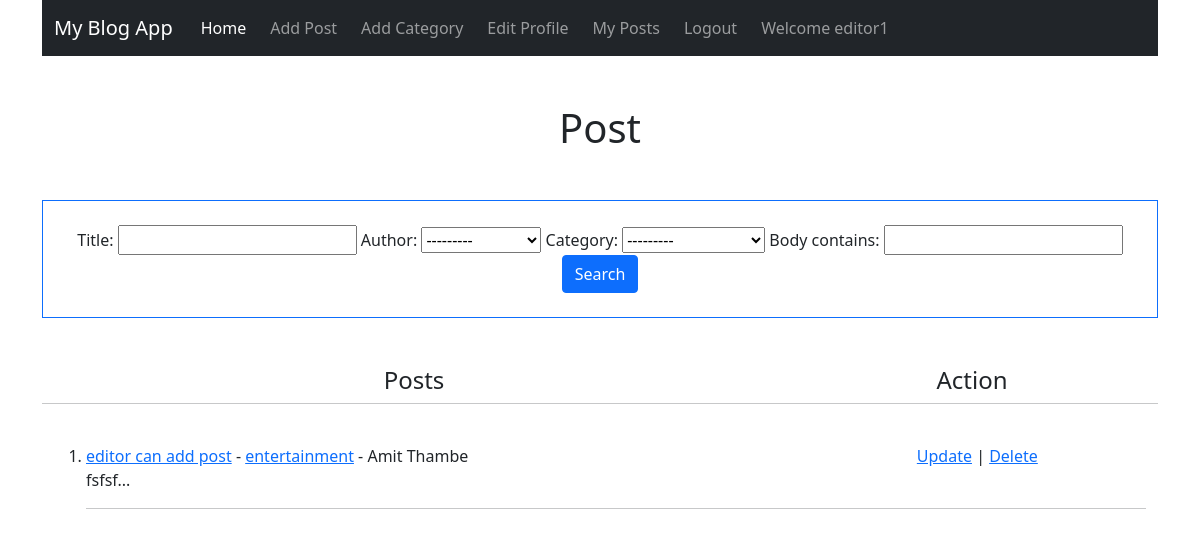
Page /my_posts (signed in) on the committed database.
### blogapp/models.py (models this page shows, shortened)
class Post(models.Model):
    title = models.CharField(max_length=255)
    author = models.ForeignKey(User,on_delete=models.CASCADE)
    body = models.TextField()
    publish_date = models.DateField(auto_now_add=True)
    category = models.ForeignKey(Category,on_delete=models.CASCADE)

class Category(models.Model):
    name = models.CharField(max_length=100)
    def __str__(self):
        return self.name
    class Meta:
        verbose_name_plural = 'categories'

### blogapp/views.py (the view)
# urls.py: path('my_posts',views.MyPostView.as_view(),name="my_posts"),
class MyPostView(LoginRequiredMixin, CheckEditorGroupMixin ,ListView):
    model = Post
    template_name = 'blogapp/myposts.html'
    ordering = ['-publish_date']
    filterset_class = PostFilter
    def get_queryset(self):
        posts = Post.objects.filter(author=self.request.user)
        return posts
    def get_context_data(self,*args, **kwargs):
        myFilter = PostFilter(self.request.GET,self.get_queryset())
        context = super().get_context_data(*args,**kwargs)
        context['categories']= Category.objects.all()
        context['myFilter']= myFilter
        context['object_list']= myFilter.qs
        return context

### blogapp/mixins.py (called while the page is built)
    def dispatch(self,request,*args,**kwargs):
        if request.user.groups.filter(name="editor")or request.user.is_superuser:
            return super().dispatch(request, *args, **kwargs)
        else:
            raise PermissionDenied

### blogapp/templates/blogapp/myposts.html (shortened to what this page needs)
{% extends 'blogapp/base.html' %}
{% block content %}
<h1 class="text-center mt-5">Post</h1>
<div class="text-center mt-5 border border-primary p-4 ">
    <form action="">
        {{myFilter.form}}
        <button class="btn btn-primary" type="submit">Search</button>
    </form>
</div>
<div class="container mt-5">
    <div class="row text-center">
        <div class="col-md-8"><h4>Posts</h4></div>
        <div class="col-md-4"><h4>Action</h4></div>
        <hr>
    </div>
    <ol>
        {% for post in object_list %}
        <li>
            <div class="row mt-4 ">
                <div class="col-md-8">
                    <a href="{% url 'article' post.id %}">{{post.title}}</a> - <a
                        href="{% url 'category' post.category.id %}">{{post.category}}</a> -
                    {{post.author.first_name}} {{post.author.last_name}}<br>
                    <div class="text-justify">
                        {{post.body|safe|truncatewords:30}}...
                    </div>
                </div>
                <div class="col-md-4 text-center">
                    <a href="{% url 'edit_post' post.pk %}">Update</a> |
                    <a href="{% url 'delete_post' post.pk %}">Delete</a>
                </div>
            </div>
            <hr>
        </li>
        {% endfor %}
    </ol>
</div>
{% endblock %}

### blogapp/templates/blogapp/base.html (shortened to what this page needs)
<!doctype html>
<html lang="en">
<head>
  <link href="https://cdn.jsdelivr.net/npm/bootstrap@5.1.1/dist/css/bootstrap.min.css" rel="stylesheet"
>
</head>
<body>
  <div class="container">
    <nav class="navbar navbar-expand-lg navbar-dark bg-dark">
      <div class="container-fluid">
        <a class="navbar-brand" href="#">My Blog App</a>
        <div class="collapse navbar-collapse" id="navbarSupportedContent">
          <ul class="navbar-nav me-auto mb-2 mb-lg-0">
            {% if user.is_authenticated %}
            {% if user.is_superuser %}
            <li class="nav-item mx-1">
              <a class="nav-link active" aria-current="page" href="{% url 'admin_home' %}">Admin Home</a>
            </li>
            <!-- <li class="nav-item mx-1">
              <a class="nav-link active" aria-current="page" href="{% url 'home' %}">Visit Site</a>
            </li> -->
            {%else%}
            <li class="nav-item mx-1">
              <a class="nav-link active" aria-current="page" href="{% url 'home' %}">Home</a>
            </li>
            {% endif %}
            <li class="nav-item mx-1">
              <a class="nav-link" href="{% url 'add_post' %}">Add Post</a>
            </li>
            <li class="nav-item mx-1">
              <a class="nav-link" href="{% url 'add_category' %}">Add Category</a>
            </li>
            <li class="nav-item mx-1">
              <a class="nav-link" href="{% url 'edit_profile' %}">Edit Profile</a>
            </li>
            <li class="nav-item mx-1">
              <a class="nav-link" href="{% url 'my_posts' %}">My Posts</a>
            </li>
            <li class="nav-item mx-1">
              <a class="nav-link" href="{% url 'logout' %}">Logout</a>
            </li>
            <li class="nav-item mx-1">
              <a class="nav-link" href="">Welcome {{user.username}}</a>
            </li>
            {% endif %}
        </ul>
        </div>
      </div>
    </nav>
    {% block content %}
    {% endblock %}
  </div>
</body>
</html>

### rows in the picture
Post: title "editor can add post", category "entertainment", author.first_name "Amit", author.last_name "Thambe", body "fsfsf"

### other values in the picture
{{ user.username }} "editor1"
